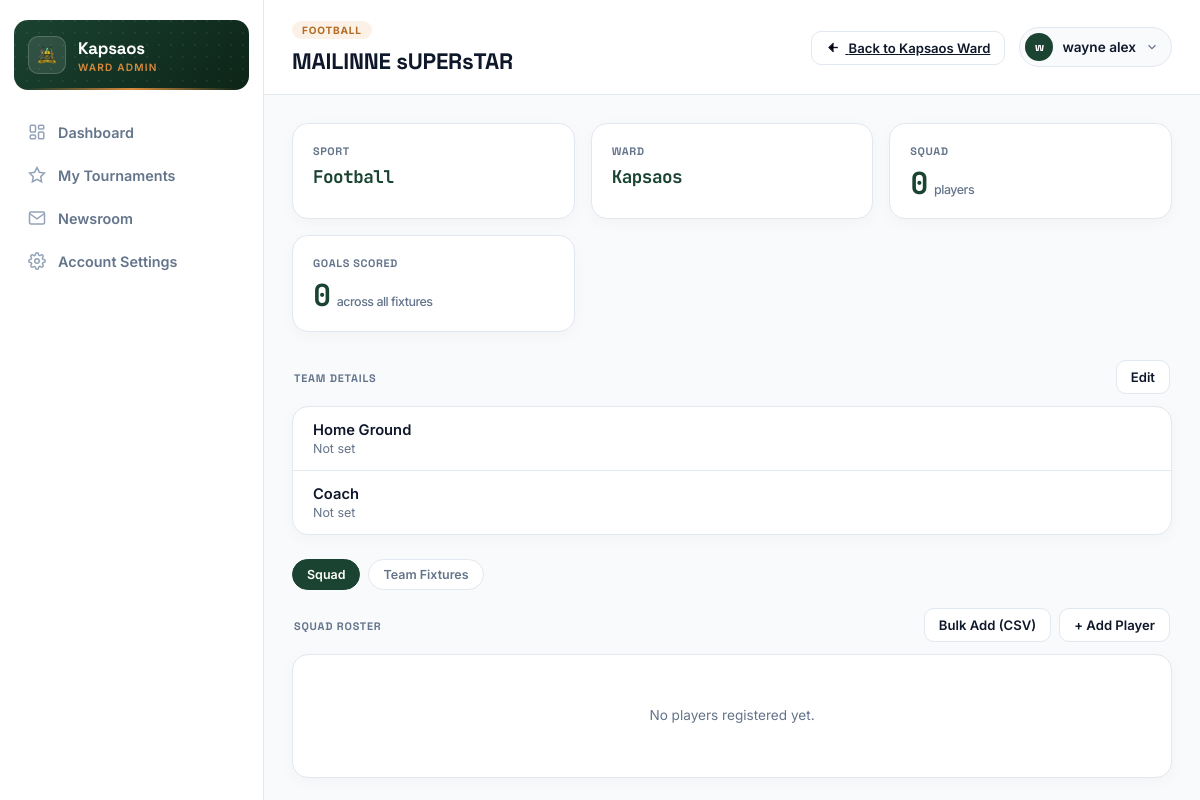
The app's page /accounts/ward/teams/48/manage/?from_phase=8 (signed in) with its own data.
### accounts/models.py (models this page shows, shortened)
class User(AbstractUser):
    class Role(models.TextChoices):
        SYSTEM_ADMIN = 'system_admin', 'System Admin'
        COUNTY_ICT_OFFICER = 'county_ict', 'County ICT Officer'
        SUB_COUNTY_ADMIN = 'sub_county_admin', 'Sub-County Admin'
        WARD_ADMIN = 'ward_admin', 'Ward Admin'
        TEAM_MANAGER = 'team_manager', 'Team Manager'
    role = models.CharField(max_length=20, choices=Role.choices)
    sub_county = models.ForeignKey(
        SubCounty, on_delete=models.PROTECT, null=True, blank=True, related_name='admins'
    )
    ward = models.ForeignKey(
        Ward, on_delete=models.PROTECT, null=True, blank=True, related_name='admins'
    )
    phone_number = models.CharField(max_length=20, blank=True)

class Ward(models.Model):
    sub_county = models.ForeignKey(SubCounty, on_delete=models.CASCADE, related_name='wards')
    name = models.CharField(max_length=100)
    created_at = models.DateTimeField(auto_now_add=True)
    class Meta:
        verbose_name_plural = "Wards"
        unique_together = ('sub_county', 'name')
        ordering = ['sub_county__name', 'name']

class Team(models.Model):
    name = models.CharField(max_length=120)
    sport = models.ForeignKey(Sport, on_delete=models.PROTECT, related_name='teams')
    ward = models.ForeignKey(Ward, on_delete=models.PROTECT, related_name='teams')
    home_ground = models.CharField(max_length=150, blank=True)
    coach_name = models.CharField(max_length=120, blank=True)
    coach_phone = models.CharField(max_length=20, blank=True)
    created_by = models.ForeignKey(
        settings.AUTH_USER_MODEL, on_delete=models.SET_NULL, null=True,
        related_name='teams_created'
    )
    created_at = models.DateTimeField(auto_now_add=True)
    class Meta:
        unique_together = ('name', 'sport', 'ward')
        ordering = ['name']

class Sport(models.Model):
    name = models.CharField(max_length=60, unique=True)
    rules_summary = models.CharField(max_length=255, help_text="e.g. '11 vs 11, 2x45min halves'")
    players_per_side = models.PositiveSmallIntegerField(default=11)
    is_active = models.BooleanField(default=True)
    class Meta:
        ordering = ['name']

class Phase(models.Model):
    class Stage(models.TextChoices):
        WARD = 'ward', 'Ward Phase'
        SUB_COUNTY = 'sub_county', 'Sub-County Phase'
        COUNTY = 'county', 'County Phase'
        FINAL = 'final', 'Final Phase'
    class Status(models.TextChoices):
        UPCOMING = 'upcoming', 'Upcoming'
        ONGOING = 'ongoing', 'Ongoing'
        COMPLETED = 'completed', 'Completed'
    STAGE_ORDER = {
        Stage.WARD: 1,
        Stage.SUB_COUNTY: 2,
        Stage.COUNTY: 3,
        Stage.FINAL: 4,
    }
    tournament = models.ForeignKey(Tournament, on_delete=models.CASCADE, related_name='phases')
    stage = models.CharField(max_length=20, choices=Stage.choices)
    order = models.PositiveSmallIntegerField(editable=False, default=1)
    status = models.CharField(max_length=20, choices=Status.choices, default=Status.UPCOMING)
    ward = models.ForeignKey(
        Ward, on_delete=models.PROTECT, null=True, blank=True, related_name='phases'
    )
    sub_county = models.ForeignKey(
        SubCounty, on_delete=models.PROTECT, null=True, blank=True, related_name='phases'
    )
    start_date = models.DateField(null=True, blank=True)
    end_date = models.DateField(null=True, blank=True)
    created_by = models.ForeignKey(
        settings.AUTH_USER_MODEL, on_delete=models.SET_NULL, null=True,
        related_name='phases_created'
    )
    created_at = models.DateTimeField(auto_now_add=True)
    class Meta:
        unique_together = ('tournament', 'stage', 'ward', 'sub_county')
        ordering = ['tournament', 'order', 'ward__name', 'sub_county__name']
    @property
    def scope_label(self):
        if self.ward:
            return f"{self.ward.name} Ward"
        if self.sub_county:
            return f"{self.sub_county.name} Sub-County"
        if self.stage == self.Stage.FINAL:
            return "Final"
        return "County"

### accounts/views.py (the view, shortened to what this page needs)
# urls.py: path('ward/teams/<int:pk>/manage/', views.ward_manage_team, name='ward_manage_team'),
@ward_admin_required
@login_required(login_url='login_admin')
def ward_manage_team(request, pk):
    team = get_object_or_404(Team.objects.select_related('sport', 'ward'), pk=pk)
    players = team.players.all().order_by('jersey_number', 'name')
    from_phase_id = request.GET.get('from_phase')
    phase = get_object_or_404(Phase, pk=from_phase_id) if from_phase_id else None
    tournament = phase.tournament if phase else None
    if not tournament:
        first_entry = team.phase_entries.select_related('phase__tournament').first()
        tournament = first_entry.phase.tournament if first_entry else None
    team_fixtures = (
        Fixture.objects
        .filter(Q(home_team=team) | Q(away_team=team))
        .select_related('home_team', 'away_team', 'phase_sport__sport', 'phase_sport__phase', 'result')
        .order_by('-kickoff_at', '-round_number')
    )
    context = {
        'team': team,
        'phase': phase,
        'tournament': tournament,
        'players': players,
        'team_fixtures': team_fixtures,
        'squad_goals': players.aggregate(total=Sum('goals'))['total'] or 0,
        'positions': Player.Position.choices,
    }
    return render(request, 'ward/wardadmin_manage_team.html', context)

### accounts/templates/ward/wardadmin_manage_team.html (shortened to what this page needs)
{% extends "ward/wardadmin_base.html" %}
{% block page_eyebrow %}{{ team.sport.name }}{% endblock %}
{% block page_title %}{{ team.name }}{% endblock %}
{% block header_actions %}
{% if phase %}
<a href="{% url 'ward_tournament' %}" class="btn-ghost">
    <svg viewBox="0 0 24 24" style="width:15px;height:15px;stroke:currentColor;stroke-width:2.2;margin-right:4px;vertical-align:-2px;"><line x1="19" y1="12" x2="5" y2="12"/><polyline points="12 19 5 12 12 5"/></svg>
    Back to {{ phase.scope_label }}
</a>
{% endif %}
{% endblock %}
{% block content %}
<div class="metrics-grid">
    <div class="metric-card">
        <h3>Sport</h3>
        <p style="font-size: 1.1rem;">{{ team.sport.name }}</p>
    </div>
    <div class="metric-card">
        <h3>Ward</h3>
        <p style="font-size: 1.1rem;">{{ team.ward.name }}</p>
    </div>
    <div class="metric-card">
        <h3>Squad</h3>
        <p>{{ players|length }}<span>player{{ players|length|pluralize }}</span></p>
    </div>
    <div class="metric-card">
        <h3>Goals Scored</h3>
        <p>{{ squad_goals }}<span>across all fixtures</span></p>
    </div>
</div>
<div class="group-header-row" style="margin-top:28px;">
    <h3 class="group-header">Team Details</h3>
    <button type="button" class="btn-ghost" onclick="toggleFormPanel('edit-team-panel')">Edit</button>
</div>
<div class="group">
    <div class="group-row">
        <div class="row-left">
            <div>
                <div class="cell-main">Home Ground</div>
                <div class="cell-sub">{{ team.home_ground|default:"Not set" }}</div>
            </div>
        </div>
    </div>
    <div class="group-row">
        <div class="row-left">
            <div>
                <div class="cell-main">Coach</div>
                <div class="cell-sub">
                    {{ team.coach_name|default:"Not set" }}
                </div>
            </div>
        </div>
    </div>
</div>
<div class="filter-pills" id="workspace-tab-bar" style="margin-top: 24px;">
    <button type="button" class="filter-pill active" data-pane="squad" onclick="switchWorkspaceTab('squad', this)">Squad</button>
    <button type="button" class="filter-pill" data-pane="fixtures" onclick="switchWorkspaceTab('fixtures', this)">Team Fixtures</button>
</div>
<div class="workspace-pane" id="pane-squad">
    <div class="group-header-row">
        <h3 class="group-header">Squad Roster</h3>
        <div style="display:flex; gap:8px;">
            <button type="button" class="btn-ghost" onclick="toggleFormPanel('bulk-add-panel')">Bulk Add (CSV)</button>
            <button type="button" class="btn-ghost" onclick="openAddPlayer()">+ Add Player</button>
        </div>
    </div>
    <div class="group">
        {% for player in players %}
        <div class="group-row"
             data-id="{{ player.pk }}"
             data-name="{{ player.name }}"
             data-jersey="{{ player.jersey_number }}"
             data-position="{{ player.position|default:'' }}"
             data-is-captain="{% if player.is_captain %}true{% else %}false{% endif %}">
            <div class="row-left">
                <div class="avatar-chip mono">{{ player.jersey_number }}</div>
                <div>
                    <div class="cell-main" style="display: flex; align-items: center; gap: 6px;">
                        {{ player.name }}
                        {% if player.is_captain %}
                        <span class="badge" style="background: var(--brand-soft, #e6f4ea); color: var(--brand, #137333); font-weight: bold; font-size: 0.7rem; padding: 2px 6px; border-radius: 4px; display: inline-flex; align-items: center;" title="Team Captain">C</span>
                        {% endif %}
                    </div>
                    <div class="cell-sub">
                        {% if player.position %}{{ player.get_position_display }} &middot; {% endif %}
                        {{ player.goals }} goal{{ player.goals|pluralize }}
                    </div>
                </div>
            </div>
            <div class="row-right">
                <div class="row-actions">
                    <button type="button" class="icon-btn" title="Edit Player" onclick="editPlayer(this)">
                        <svg viewBox="0 0 24 24"><path d="M11 4H4a2 2 0 0 0-2 2v14a2 2 0 0 0 2 2h14a2 2 0 0 0 2-2v-7"/><path d="M18.5 2.5a2.121 2.121 0 1 1 3 3L12 15l-4 1 1-4 9.5-9.5z"/></svg>
                    </button>
                    <form method="post" onsubmit="return confirm('Remove {{ player.name }} from the roster?');" style="display: inline;">
                        {% csrf_token %}
                        <input type="hidden" name="action" value="remove_player">
                        <input type="hidden" name="player_id" value="{{ player.pk }}">
                        <button type="submit" class="icon-btn danger" title="Remove Player">
                            <svg viewBox="0 0 24 24"><polyline points="3 6 5 6 21 6"/><path d="M19 6v14a2 2 0 0 1-2 2H7a2 2 0 0 1-2-2V6m3 0V4a2 2 0 0 1 2-2h4a2 2 0 0 1 2 2v2"/><line x1="10" y1="11" x2="10" y2="17"/><line x1="14" y1="11" x2="14" y2="17"/></svg>
                        </button>
                    </form>
                </div>
            </div>
        </div>
        {% empty %}
        <div class="empty-state"><p>No players registered yet.</p></div>
        {% endfor %}
    </div>
</div>
{% endblock %}

### accounts/templates/ward/wardadmin_base.html (shortened to what this page needs)
{% load static %}
<!DOCTYPE html>
<html lang="en">
<head>
</head>
<body>
<div class="dashboard-wrapper">
    <aside class="sidebar" id="sidebar">
        <div class="sidebar-brand">
            <div class="sidebar-crest"><img src="{% static 'UG_LOGO.png' %}" alt="Logo"></div>
            <div class="sidebar-title">
                <h1>{{ request.user.ward.name }}</h1>
                <p>Ward Admin</p>
            </div>
        </div>
        <nav>
            <ul class="nav-menu">
                <li><a href="{% url 'ward_dashboard' %}" class="nav-item {% if active_nav == 'dashboard' %}active{% endif %}">
                    <svg viewBox="0 0 24 24"><rect x="3" y="3" width="7" height="9" rx="1.5"/><rect x="14" y="3" width="7" height="5" rx="1.5"/><rect x="14" y="12" width="7" height="9" rx="1.5"/><rect x="3" y="16" width="7" height="5" rx="1.5"/></svg>
                    Dashboard
                </a></li>
                <li><a href="{% url 'ward_tournament' %}" class="nav-item {% if active_nav == 'tournament' %}active{% endif %}">
                    <svg viewBox="0 0 24 24"><path d="M12 2l3.09 6.26L22 9.27l-5 4.87 1.18 6.88L12 17.77l-6.18 3.25L7 14.14 2 9.27l6.91-1.01L12 2z"/></svg>
                    My Tournaments
                </a></li>
                <li><a href="{% url 'ward_newsroom' %}" class="nav-item {% if active_nav == 'news' %}active{% endif %}">
                    <svg viewBox="0 0 24 24"><path d="M4 4h16c1.1 0 2 .9 2 2v12c0 1.1-.9 2-2 2H4c-1.1 0-2-.9-2-2V6c0-1.1.9-2 2-2z"/><polyline points="22,6 12,13 2,6"/></svg>
                    Newsroom
                </a></li>
                <li><a href="{% url 'ward_account_settings' %}" class="nav-item {% if active_nav == 'settings' %}active{% endif %}">
                    Account Settings
                </a></li>
            </ul>
        </nav>
    </aside>
    <main class="main-viewport">
        <header class="top-header-bar">
            <div>
                <div class="eyebrow">{% block page_eyebrow %}Overview{% endblock %}</div>
                <h2>{% block page_title %}Dashboard{% endblock %}</h2>
            </div>
            <div class="header-right">
                <div>{% block header_actions %}{% endblock %}</div>
                <div class="user-pill">
                    <button class="user-pill-trigger" onclick="toggleUserDropdown()">
                        <span class="user-avatar">{{ request.user.first_name|slice:":1"|default:"W" }}</span>
                        <span class="user-label">{{ request.user.get_full_name|default:request.user.username }}</span>
                        <svg viewBox="0 0 24 24" fill="none" stroke-width="2"><polyline points="6 9 12 15 18 9"/></svg>
                    </button>
                </div>
            </div>
        </header>
       <div class="content-area">
            {% block content %}{% endblock %}
        </div>
    </main>
</div>
</body>
</html>

### records on screen
User: user.ward.name "Kapsaos", user.first_name "w", user.get_full_name "wayne alex"
Team: sport.name "FOOTBALL", name "MAILINNE sUPERsTAR", sport.name "Football", ward.name "Kapsaos", home_ground "Not set", coach_name "Not set"
Phase: scope_label "Kapsaos Ward"

### other values on screen
{{ players|length }} "0"
{{ squad_goals }} "0"
